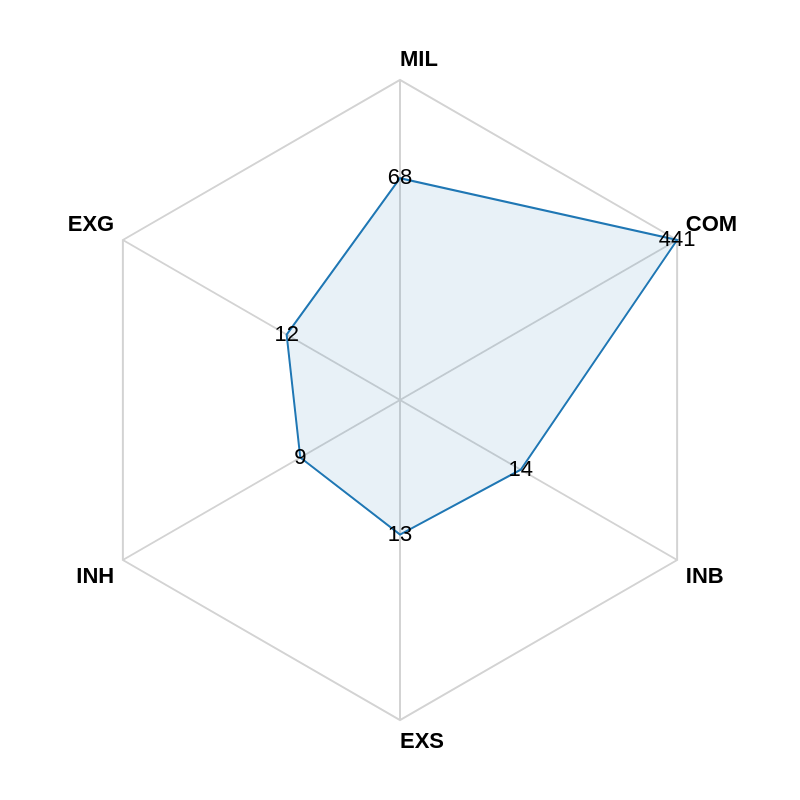

Here is the Vega-Lite specification saved for this chart:
### Vega specification from a JSON file in a GitHub repository (floating-point values rounded to 4 significant figures)
{"$schema": "https://vega.github.io/schema/vega/v5.json", "description": "A radar chart example, showing multiple dimensions in a radial layout.", "width": 400, "height": 400, "padding": 40, "autosize": {"type": "none", "contains": "padding"}, "signals": [{"name": "radius", "update": "width / 2"}], "data": [{"name": "table", "values": [{"key": "EXG", "value": 12, "description": "Attacked using ground-based weapons", "category": 0, "log_value": 1.08}, {"key": "MIL", "value": 68, "description": "Military (accident/incident)", "category": 0, "log_value": 1.83}, {"key": "COM", "value": 441, "description": "Commercial (accident/incident)", "category": 0, "log_value": 2.64}, {"key": "INB", "value": 14, "description": "Bombing", "category": 0, "log_value": 1.15}, {"key": "EXS", "value": 13, "description": "Attacked by other aircraft", "category": 0, "log_value": 1.11}, {"key": "INH", "value": 9, "description": "Hijacking", "category": 0, "log_value": 0.95}]}, {"name": "keys", "source": "table", "transform": [{"type": "aggregate", "groupby": ["key"]}]}], "scales": [{"name": "angular", "type": "point", "range": {"signal": "[-PI, PI]"}, "padding": 0.5, "domain": {"data": "table", "field": "key"}}, {"name": "radial", "type": "linear", "range": {"signal": "[0, radius]"}, "zero": true, "nice": false, "domain": {"data": "table", "field": "log_value"}, "domainMin": 0}, {"name": "color", "type": "ordinal", "domain": {"data": "table", "field": "category"}, "range": {"scheme": "category10"}}], "encode": {"enter": {"x": {"signal": "radius"}, "y": {"signal": "radius"}}}, "marks": [{"type": "group", "name": "categories", "zindex": 1, "from": {"facet": {"data": "table", "name": "facet", "groupby": ["category"]}}, "marks": [{"type": "line", "name": "category-line", "from": {"data": "facet"}, "encode": {"enter": {"interpolate": {"value": "linear-closed"}, "x": {"signal": "scale('radial', datum.log_value) * cos(scale('angular', datum.key))"}, "y": {"signal": "scale('radial', datum.log_value) * sin(scale('angular', datum.key))"}, "stroke": {"scale": "color", "field": "category"}, "strokeWidth": {"value": 1}, "fill": {"scale": "color", "field": "category"}, "fillOpacity": {"value": 0.1}}}}, {"type": "text", "name": "value-text", "from": {"data": "category-line"}, "encode": {"enter": {"x": {"signal": "datum.x"}, "y": {"signal": "datum.y"}, "text": {"signal": "datum.datum.value"}, "align": {"value": "center"}, "baseline": {"value": "middle"}, "fill": {"value": "black"}}}}]}, {"type": "rule", "name": "radial-grid", "from": {"data": "keys"}, "zindex": 0, "encode": {"enter": {"x": {"value": 0}, "y": {"value": 0}, "x2": {"signal": "radius * cos(scale('angular', datum.key))"}, "y2": {"signal": "radius * sin(scale('angular', datum.key))"}, "stroke": {"value": "lightgray"}, "strokeWidth": {"value": 1}}}}, {"type": "text", "name": "key-label", "from": {"data": "keys"}, "zindex": 1, "encode": {"enter": {"x": {"signal": "(radius + 5) * cos(scale('angular', datum.key))"}, "y": {"signal": "(radius + 5) * sin(scale('angular', datum.key))"}, "text": {"field": "key"}, "align": [{"test": "abs(scale('angular', datum.key)) > PI / 2", "value": "right"}, {"value": "left"}], "baseline": [{"test": "scale('angular', datum.key) > 0", "value": "top"}, {"test": "scale('angular', datum.key) == 0", "value": "middle"}, {"value": "bottom"}], "fill": {"value": "black"}, "fontWeight": {"value": "bold"}}}}, {"type": "line", "name": "outer-line", "from": {"data": "radial-grid"}, "encode": {"enter": {"interpolate": {"value": "linear-closed"}, "x": {"field": "x2"}, "y": {"field": "y2"}, "stroke": {"value": "lightgray"}, "strokeWidth": {"value": 1}}}}], "config": {}}
